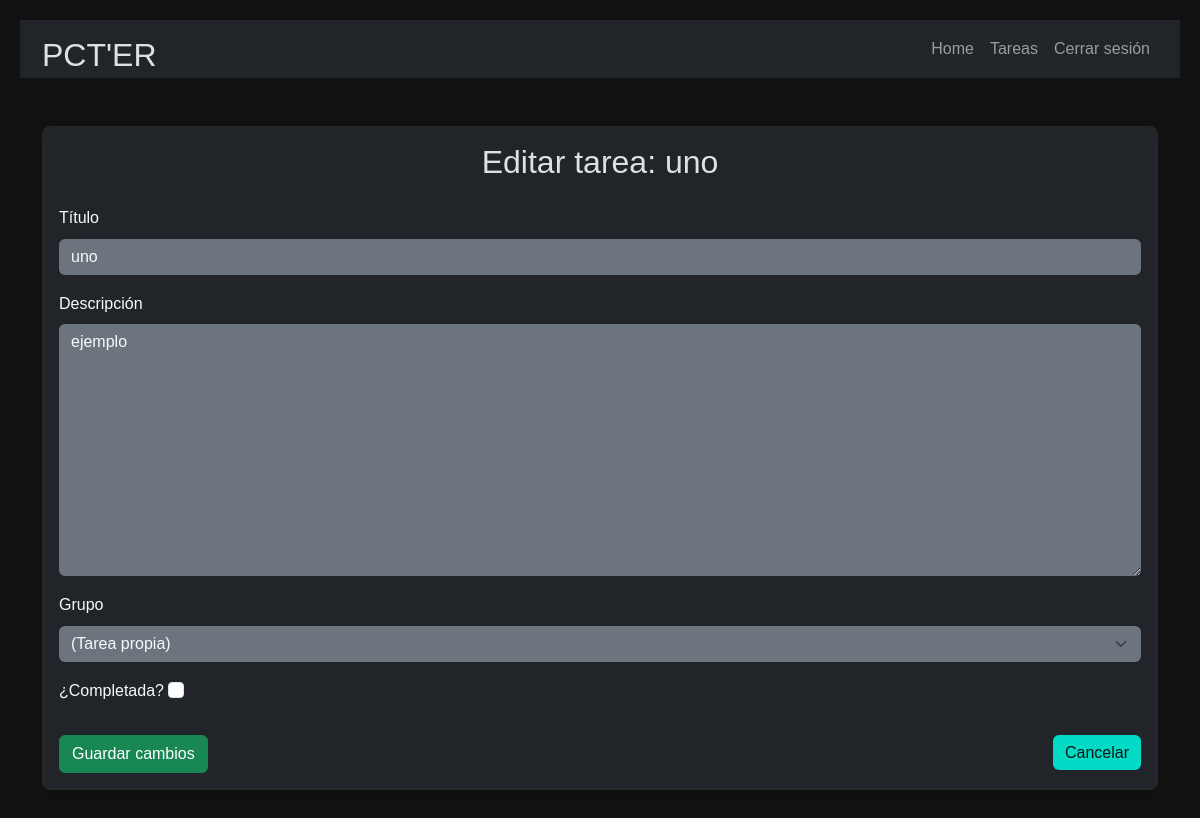
Screenshot of /todoer/2/edit/ (signed in) with the database file from the repository.
### todoer/models.py (models this page shows, shortened)
class Task(models.Model):
    title = models.CharField(max_length=200)
    description = models.TextField(blank=True)
    completed = models.BooleanField(default=False)
    owner = models.ForeignKey(User, on_delete=models.CASCADE, related_name="tasks")
    group = models.ForeignKey(Group, on_delete=models.CASCADE, null=True, blank=True, related_name="tasks")
    created_at = models.DateTimeField(auto_now_add=True)
    updated_at = models.DateTimeField(auto_now=True)  # 👈 cuándo se modificó
    last_edited_by = models.ForeignKey(
        User,
        on_delete=models.SET_NULL,
        null=True,
        blank=True,
        related_name="edited_tasks"  # 👈 quién lo modificó
    )
    def can_edit(self, user: User) -> bool:
        if self.group:
            return user in self.group.user_set.all()
        return user == self.owner

### todoer/views.py (the view)
# urls.py: path("<int:task_id>/edit/", views.edit_task, name="edit_task"),
def edit_task(request, task_id):
    task = get_object_or_404(Task, id=task_id)
    if not task.can_edit(request.user):
        return redirect("todoer:task_list")
    if request.method == "POST":
        form = CreateNewTask(request.POST, instance=task)
        if form.is_valid():
            edited_task = form.save(commit=False)
            edited_task.last_edited_by = request.user  # 👈 guardamos quién editó
            edited_task.save()
            log_action(request.user, edited_task, CHANGE, "Campos modificados desde la app")
            return redirect("todoer:task_detail", task_id=task.id)
    else:
        form = CreateNewTask(instance=task)
    return render(request, "todoer/edit_task.html", {"form": form, "task": task})

### todoer/forms.py
class CreateNewTask(forms.ModelForm):
    class Meta:
        model = Task
        fields = ["title", "description", "group","completed"]
    group = forms.ModelChoiceField(
        queryset=Group.objects.filter(name__in=["administrador", "jefatura", "supervisor", "visor"]),
        required=False,
        empty_label="(Tarea propia)"
    )

### todoer/templates/todoer/edit_task.html (shortened to what this page needs)
{% extends 'todoer/layouts/base.html' %}
{% block content %}
{% load widget_tweaks %}
<main class="container py-5">
    <section class="card card-body bg-dark text-light shadow">
        <h2 class="mb-4 text-center">Editar tarea: {{ task.title }}</h2>
        <form method="post" class="needs-validation" novalidate>
            <div class="mb-3">
                <label for="id_title" class="form-label">Título</label>
                {{ form.title|add_class:"form-control bg-secondary text-light border-0" }}
            </div>
            <div class="mb-3">
                <label for="id_description" class="form-label">Descripción</label>
                {{ form.description|add_class:"form-control bg-secondary text-light border-0" }}
            </div>
            <div class="mb-3">
                <label for="id_group" class="form-label">Grupo</label>
                {{ form.group|add_class:"form-select bg-secondary text-light border-0" }}
            </div>
            <div class="mb-3">
                <label for="id_completed" class="form-label">¿Completada?</label>
                {{ form.completed|add_class:"form-check-input" }}
            </div>
            <div class="d-flex justify-content-between mt-4">
                <button type="submit" class="btn btn-success">Guardar cambios</button>
                <a href="{% url 'todoer:task_detail' task.id %}" class="btn btn-secondary">Cancelar</a>
            </div>
        </form>
    </section>
</main>
{% endblock %}

### loger/static/css/style.css (style rules this page uses)
* { margin: 0; padding: 0; box-sizing: border-box; }
body { background-color: #121212; color: #E0E0E0; font-family: 'Arial', sans-serif; line-height: 1.6; padding: 20px; }
a { color: #bb86fc; text-decoration: none; }
div > a { height: 35px; }
button { background-color: #1f1f1f; color: #E0E0E0; border: 1px solid #bb86fc; padding: 10px 15px; cursor: pointer; transition: background 0.3s; }
body { background-color: #121212; color: #E0E0E0; font-family: 'Arial', sans-serif; }
.card { background-color: #1E1E1E; border: 1px solid #292929; color: #B0B0B0; border-radius: 8px; transition: transform 0.3s ease, box-shadow 0.3s ease; }
h1, h2, h3 { color: #E0E0E0; }
.btn-secondary { background-color: #03DAC5; color: #121212; border: none; }
select { background-color: #fff; color: #333; font-size: 16px; padding: 10px; border-radius: 5px; border: 1px solid #ccc; }
select option { background-color: #f9f9f9; color: #333; }

### rows the page displays
Task: title "uno", description "ejemplo", group "(Tarea propia)"
